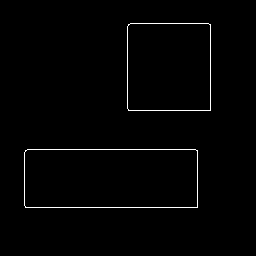
#> input picture Rectangles_1_Canny.png, 256 x 256 px
$ python shape_detection.py
#> lines starting #> are read from the running program, lines starting #| are printed output that depends on the picture; after the words box and inside, x2 and y2 are one past the last pixel; in counts of white or black regions, pixels touching at a corner belong together
# Shape detection
import cv2 as cv
import numpy as np


# Image pre-processing. Convert to greyscale, blur and threshold.
#img = cv.imread('3-2.png')
img = cv.imread('Rectangles_1_Canny.png')
#> img is the input picture: shape (256, 256, 3); 1.2% white in thin lines or dots, all inside (x1, y1, x2, y2) = (24, 23, 211, 208)

#img_s = cv.resize(img,(100, 100)) # Resizing allows for cleaner gross shape detection
gray = cv.cvtColor(img, cv.COLOR_BGR2GRAY)
blurred = cv.GaussianBlur(gray, (5, 5), 0)
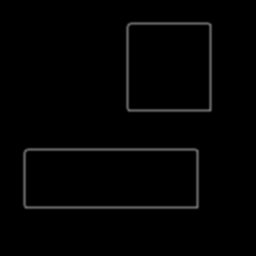
#> blurred: shape (256, 256); min 0, max 110, mean 3.1
#thresh = cv.threshold(blurred, 60, 255, cv.THRESH_BINARY)[1] # for high contrast backgrounds
thresh = cv.threshold(blurred, 40, 255, cv.THRESH_BINARY)[1] # for dark backgrounds - TODO: could ML tweak these values per image set. Could use multiple different thresholds to extract maximal information.
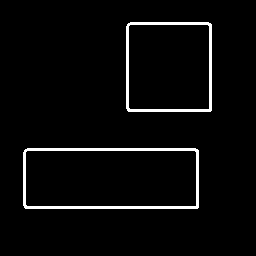
#> thresh: shape (256, 256); 3.6% white; 2 white regions

# Find contours
contours, hierarchy = cv.findContours(thresh, cv.RETR_TREE, cv.CHAIN_APPROX_SIMPLE)
#> contours = 4 contours; box (x1, y1, x2, y2) and area: (23, 148, 199, 209) 10487, (25, 150, 197, 207) 9570, (126, 22, 212, 112) 7552, (128, 24, 210, 110) 6878
#contours, hierarchy = cv.findContours(thresh, cv.RETR_LIST, cv.CHAIN_APPROX_SIMPLE)
# Apply contour approximation to get gross shapes.
count = 0
print(type(contours))
#| <class 'list'>
#approx = np.ones_like(contours, dtype=object)
contours_array = np.asarray(contours, dtype=object)
#> contours_array has the same summary as contours
approx = np.copy(contours_array)  # Conversion from type Tuple to type np.Array required for contours.
#> approx has the same summary as contours
print("Contours array: ")
print(contours)
#> (printed output is left out)
for cnt in contours:
    epsilon = 0.05*cv.arcLength(cnt,True)
    approx[count] = cv.approxPolyDP(cnt,epsilon,True)
    count += 1
#> this loop made 4 passes
#> epsilon on passes 1 to 4: 23.27, 22.49, 17.17, 16.39
#> after the loop, approx = 4 contours; box (x1, y1, x2, y2) and area: (23, 148, 199, 209) 9925, (25, 150, 197, 207) 9214, (127, 23, 212, 112) 7222, (128, 24, 210, 110) 6602; count = 4


# Draws the contours back onto original image.
cv.drawContours(img, approx, -1, (0,255,0), 3)
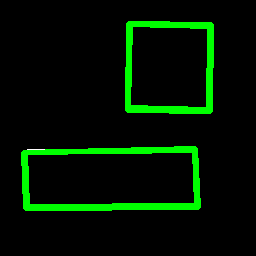
#> img: shape (256, 256, 3); 7.99% of pixels changed, all inside (x1, y1, x2, y2) = (21, 21, 214, 211)
# Draws the contours onto a blank new image.

#cv.imwrite('3-2-c-approx.png', img)
cv.imwrite('Rectangles_1_w_curves_tree.png', img)


# Rectangle detection aka. building detection
